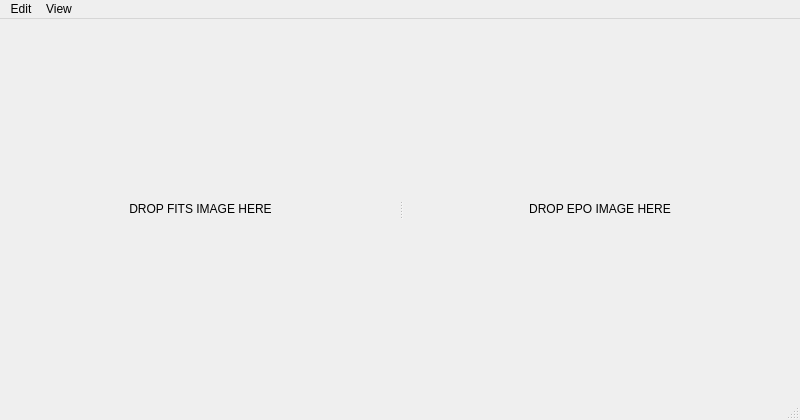
<?xml version="1.0" encoding="UTF-8"?>
<ui version="4.0">
 <author>Amit Kapadia</author>
 <class>MainWindow</class>
 <widget class="QMainWindow" name="MainWindow">
  <property name="geometry">
   <rect>
    <x>0</x>
    <y>0</y>
    <width>800</width>
    <height>420</height>
   </rect>
  </property>
  <property name="minimumSize">
   <size>
    <width>800</width>
    <height>420</height>
   </size>
  </property>
  <property name="windowTitle">
   <string>MainWindow</string>
  </property>
  <widget class="QWidget" name="centralwidget">
   <layout class="QGridLayout" name="gridLayout_5">
    <item row="0" column="0">
     <widget class="QSplitter" name="verticalSplitter">
      <property name="orientation">
       <enum>Qt::Horizontal</enum>
      </property>
      <property name="opaqueResize">
       <bool>false</bool>
      </property>
      <property name="handleWidth">
       <number>7</number>
      </property>
      <property name="childrenCollapsible">
       <bool>false</bool>
      </property>
      <widget class="QStackedWidget" name="stackedWidget_1">
       <property name="sizePolicy">
        <sizepolicy hsizetype="Expanding" vsizetype="Expanding">
         <horstretch>0</horstretch>
         <verstretch>0</verstretch>
        </sizepolicy>
       </property>
       <property name="currentIndex">
        <number>0</number>
       </property>
       <widget class="QWidget" name="page_1">
        <layout class="QGridLayout" name="gridLayout">
         <property name="margin">
          <number>1</number>
         </property>
         <item row="0" column="0">
          <widget class="DropArea" name="dropLabel_1">
           <property name="sizePolicy">
            <sizepolicy hsizetype="Expanding" vsizetype="Expanding">
             <horstretch>0</horstretch>
             <verstretch>0</verstretch>
            </sizepolicy>
           </property>
           <property name="styleSheet">
            <string notr="true"/>
           </property>
           <property name="text">
            <string>DROP FITS IMAGE HERE</string>
           </property>
           <property name="scaledContents">
            <bool>true</bool>
           </property>
           <property name="alignment">
            <set>Qt::AlignCenter</set>
           </property>
          </widget>
         </item>
        </layout>
       </widget>
       <widget class="QWidget" name="page_2">
        <layout class="QGridLayout" name="gridLayout_3">
         <property name="margin">
          <number>1</number>
         </property>
         <item row="0" column="0">
          <widget class="GraphicsView" name="graphicsView_1"/>
         </item>
        </layout>
       </widget>
      </widget>
      <widget class="QStackedWidget" name="stackedWidget_2">
       <property name="sizePolicy">
        <sizepolicy hsizetype="Expanding" vsizetype="Expanding">
         <horstretch>0</horstretch>
         <verstretch>0</verstretch>
        </sizepolicy>
       </property>
       <property name="currentIndex">
        <number>0</number>
       </property>
       <widget class="QWidget" name="page_3">
        <layout class="QGridLayout" name="gridLayout_2">
         <property name="margin">
          <number>1</number>
         </property>
         <item row="0" column="0">
          <widget class="DropArea" name="dropLabel_2">
           <property name="sizePolicy">
            <sizepolicy hsizetype="Expanding" vsizetype="Expanding">
             <horstretch>0</horstretch>
             <verstretch>0</verstretch>
            </sizepolicy>
           </property>
           <property name="styleSheet">
            <string notr="true"/>
           </property>
           <property name="text">
            <string>DROP EPO IMAGE HERE</string>
           </property>
           <property name="scaledContents">
            <bool>true</bool>
           </property>
           <property name="alignment">
            <set>Qt::AlignCenter</set>
           </property>
          </widget>
         </item>
        </layout>
       </widget>
       <widget class="QWidget" name="page_4">
        <layout class="QGridLayout" name="gridLayout_4">
         <property name="margin">
          <number>1</number>
         </property>
         <item row="0" column="0">
          <widget class="GraphicsView" name="graphicsView_2"/>
         </item>
        </layout>
       </widget>
      </widget>
     </widget>
    </item>
   </layout>
  </widget>
  <widget class="QMenuBar" name="menubar">
   <property name="geometry">
    <rect>
     <x>0</x>
     <y>0</y>
     <width>800</width>
     <height>22</height>
    </rect>
   </property>
   <widget class="QMenu" name="menuView">
    <property name="title">
     <string>View</string>
    </property>
    <addaction name="actionCoordinates"/>
    <addaction name="actionImageAdjustments"/>
    <addaction name="actionInfo"/>
   </widget>
   <widget class="QMenu" name="menuEdit">
    <property name="title">
     <string>Edit</string>
    </property>
    <addaction name="actionUndo"/>
    <addaction name="actionRedo"/>
   </widget>
   <addaction name="menuEdit"/>
   <addaction name="menuView"/>
  </widget>
  <widget class="QStatusBar" name="statusbar"/>
  <action name="actionCoordinates">
   <property name="checkable">
    <bool>true</bool>
   </property>
   <property name="checked">
    <bool>true</bool>
   </property>
   <property name="enabled">
    <bool>false</bool>
   </property>
   <property name="text">
    <string>Coordinates</string>
   </property>
   <property name="shortcut">
    <string>Ctrl+I</string>
   </property>
  </action>
  <action name="actionInfo">
   <property name="checkable">
    <bool>true</bool>
   </property>
   <property name="enabled">
    <bool>false</bool>
   </property>
   <property name="text">
    <string>Info</string>
   </property>
   <property name="shortcut">
    <string>Ctrl+Shift+W</string>
   </property>
  </action>
  <action name="actionImageAdjustments">
   <property name="checkable">
    <bool>true</bool>
   </property>
   <property name="checked">
    <bool>true</bool>
   </property>
   <property name="enabled">
    <bool>false</bool>
   </property>
   <property name="text">
    <string>Image Adjustments</string>
   </property>
   <property name="shortcut">
    <string>Ctrl+Shift+A</string>
   </property>
  </action>
  <action name="actionUndo">
   <property name="text">
    <string>Undo</string>
   </property>
   <property name="shortcut">
    <string>Ctrl+Z</string>
   </property>
  </action>
  <action name="actionRedo">
   <property name="text">
    <string>Redo</string>
   </property>
   <property name="shortcut">
    <string>Ctrl+Shift+Z</string>
   </property>
  </action>
 </widget>
 <layoutdefault spacing="4" margin="4"/>
 <customwidgets>
  <customwidget>
   <class>DropArea</class>
   <extends>QLabel</extends>
   <header>DropArea.h</header>
  </customwidget>
  <customwidget>
   <class>GraphicsView</class>
   <extends>QGraphicsView</extends>
   <header>GraphicsView.h</header>
  </customwidget>
 </customwidgets>
 <resources/>
 <connections/>
</ui>
